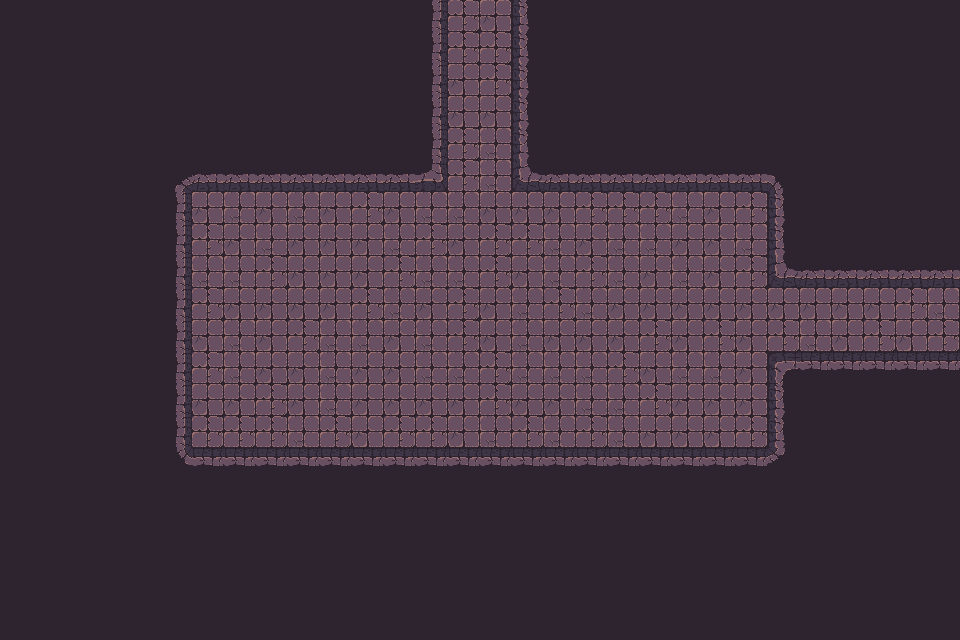

The image is a tile-based game level rendered from a .tmx file. Its description and complete source (layers, tilesets, objects, tile grids) follow:
An orthogonal 30x20 tile map with 32x32 px tiles, 1 tile layer (Tile layer 1), 2 tilesets and 57 objects.

<map version="1.10" tiledversion="1.11.2" orientation="orthogonal" renderorder="right-down" width="30" height="20" tilewidth="32" tileheight="32" infinite="0" nextlayerid="3" nextobjectid="1">
    <tileset firstgid="1" name="Town Tileset" tilewidth="32" tileheight="32" tilecount="64" columns="8">
        <image source="../../../tiles/World H Tileset.png" trans="ff00ff" width="256" height="256" />
        <tile id="4">
            <objectgroup draworder="index" id="2">
                <object id="1" x="0" y="0" width="32" height="32" />
            </objectgroup>
        </tile>
        <tile id="5">
            <objectgroup draworder="index" id="2">
                <object id="1" x="0" y="0" width="32" height="32" />
            </objectgroup>
        </tile>
        <tile id="6">
            <objectgroup draworder="index" id="2">
                <object id="1" x="0" y="0" width="32" height="32" />
            </objectgroup>
        </tile>
        <tile id="7">
            <objectgroup draworder="index" id="2">
                <object id="1" x="0" y="0" width="32" height="32" />
            </objectgroup>
        </tile>
        <tile id="8">
            <objectgroup draworder="index" id="2">
                <object id="1" x="0" y="0" width="32" height="32" />
            </objectgroup>
        </tile>
        <tile id="10">
            <objectgroup draworder="index" id="2">
                <object id="1" x="0" y="32" width="32" height="0" />
            </objectgroup>
        </tile>
        <tile id="11">
            <objectgroup draworder="index" id="2">
                <object id="1" x="0" y="32" width="32" height="0" />
                <object id="2" x="32" y="0" width="0" height="32" />
            </objectgroup>
        </tile>
        <tile id="12">
            <objectgroup draworder="index" id="2">
                <object id="1" x="32" y="0" width="0" height="32" />
            </objectgroup>
        </tile>
        <tile id="13">
            <objectgroup draworder="index" id="2">
                <object id="1" x="0" y="32" width="32" height="0" />
                <object id="2" x="0" y="32" width="32" height="0" />
                <object id="3" x="0" y="0" width="0" height="32" />
            </objectgroup>
        </tile>
        <tile id="14">
            <objectgroup draworder="index" id="2">
                <object id="1" x="0" y="0" width="0" height="32" />
            </objectgroup>
        </tile>
        <tile id="16">
            <objectgroup draworder="index" id="2">
                <object id="1" x="0" y="0" width="32" height="32" />
            </objectgroup>
        </tile>
        <tile id="24">
            <objectgroup draworder="index" id="2">
                <object id="1" x="0" y="0" width="32" height="32" />
            </objectgroup>
        </tile>
    </tileset>
    <tileset firstgid="65" name="Dungeon Crawler Tileset" tilewidth="32" tileheight="32" tilecount="100" columns="10">
        <image source="../../../tiles/Dungeon_Tile.png" trans="" width="320" height="320" />
        <tile id="2">
            <objectgroup draworder="index" id="2">
                <object id="1" x="0" y="0" width="32" height="32" />
            </objectgroup>
        </tile>
        <tile id="3">
            <objectgroup draworder="index" id="2">
                <object id="1" x="0" y="0" width="32" height="32" />
            </objectgroup>
        </tile>
        <tile id="4">
            <objectgroup draworder="index" id="2">
                <object id="1" x="0" y="0" width="32" height="32" />
            </objectgroup>
        </tile>
        <tile id="5">
            <objectgroup draworder="index" id="2">
                <object id="1" x="0" y="0" width="32" height="32" />
            </objectgroup>
        </tile>
        <tile id="6">
            <objectgroup draworder="index" id="2">
                <object id="1" x="0" y="0" width="32" height="32" />
            </objectgroup>
        </tile>
        <tile id="8">
            <objectgroup draworder="index" id="2">
                <object id="1" x="0" y="0" width="32" height="32" />
            </objectgroup>
        </tile>
        <tile id="12">
            <objectgroup draworder="index" id="2">
                <object id="1" x="0" y="0" width="32" height="32" />
            </objectgroup>
        </tile>
        <tile id="13">
            <objectgroup draworder="index" id="2">
                <object id="1" x="0" y="0" width="32" height="32" />
            </objectgroup>
        </tile>
        <tile id="14">
            <objectgroup draworder="index" id="2">
                <object id="1" x="0" y="0" width="32" height="32" />
            </objectgroup>
        </tile>
        <tile id="15">
            <objectgroup draworder="index" id="2">
                <object id="1" x="0" y="0" width="32" height="32" />
            </objectgroup>
        </tile>
        <tile id="16">
            <objectgroup draworder="index" id="2">
                <object id="1" x="0" y="0" width="32" height="32" />
            </objectgroup>
        </tile>
        <tile id="18">
            <objectgroup draworder="index" id="2">
                <object id="1" x="0" y="0" width="32" height="32" />
            </objectgroup>
        </tile>
        <tile id="22">
            <objectgroup draworder="index" id="2">
                <object id="1" x="0" y="0" width="32" height="32" />
            </objectgroup>
        </tile>
        <tile id="23">
            <objectgroup draworder="index" id="2">
                <object id="1" x="0" y="0" width="32" height="32" />
            </objectgroup>
        </tile>
        <tile id="24">
            <objectgroup draworder="index" id="2">
                <object id="1" x="0" y="0" width="32" height="32" />
            </objectgroup>
        </tile>
        <tile id="25">
            <objectgroup draworder="index" id="2">
                <object id="1" x="0" y="0" width="32" height="32" />
            </objectgroup>
        </tile>
        <tile id="26">
            <objectgroup draworder="index" id="2">
                <object id="1" x="0" y="0" width="32" height="32" />
            </objectgroup>
        </tile>
        <tile id="28">
            <objectgroup draworder="index" id="2">
                <object id="1" x="0" y="0" width="32" height="32" />
            </objectgroup>
        </tile>
        <tile id="32">
            <objectgroup draworder="index" id="2">
                <object id="1" x="0" y="0" width="32" height="32" />
            </objectgroup>
        </tile>
        <tile id="33">
            <objectgroup draworder="index" id="2">
                <object id="1" x="0" y="0" width="32" height="32" />
            </objectgroup>
        </tile>
        <tile id="34">
            <objectgroup draworder="index" id="2">
                <object id="1" x="0" y="0" width="32" height="32" />
            </objectgroup>
        </tile>
        <tile id="35">
            <objectgroup draworder="index" id="2">
                <object id="1" x="0" y="0" width="32" height="32" />
            </objectgroup>
        </tile>
        <tile id="36">
            <objectgroup draworder="index" id="2">
                <object id="1" x="0" y="0" width="32" height="32" />
            </objectgroup>
        </tile>
        <tile id="38">
            <objectgroup draworder="index" id="2">
                <object id="1" x="0" y="0" width="32" height="32" />
            </objectgroup>
        </tile>
        <tile id="42">
            <objectgroup draworder="index" id="2">
                <object id="1" x="0" y="0" width="32" height="32" />
            </objectgroup>
        </tile>
        <tile id="43">
            <objectgroup draworder="index" id="2">
                <object id="1" x="0" y="0" width="32" height="32" />
            </objectgroup>
        </tile>
        <tile id="44">
            <objectgroup draworder="index" id="2">
                <object id="1" x="0" y="0" width="32" height="32" />
            </objectgroup>
        </tile>
        <tile id="45">
            <objectgroup draworder="index" id="2">
                <object id="1" x="0" y="0" width="32" height="32" />
            </objectgroup>
        </tile>
        <tile id="46">
            <objectgroup draworder="index" id="2">
                <object id="1" x="0" y="0" width="32" height="32" />
            </objectgroup>
        </tile>
        <tile id="48">
            <objectgroup draworder="index" id="2">
                <object id="1" x="0" y="0" width="32" height="32" />
            </objectgroup>
        </tile>
        <tile id="52">
            <objectgroup draworder="index" id="2">
                <object id="1" x="0" y="0" width="32" height="32" />
            </objectgroup>
        </tile>
        <tile id="53">
            <objectgroup draworder="index" id="2">
                <object id="1" x="0" y="0" width="32" height="32" />
            </objectgroup>
        </tile>
        <tile id="54">
            <objectgroup draworder="index" id="2">
                <object id="1" x="0" y="0" width="32" height="32" />
            </objectgroup>
        </tile>
        <tile id="55">
            <objectgroup draworder="index" id="2">
                <object id="1" x="0" y="0" width="32" height="32" />
            </objectgroup>
        </tile>
        <tile id="56">
            <objectgroup draworder="index" id="2">
                <object id="1" x="0" y="0" width="32" height="32" />
            </objectgroup>
        </tile>
        <tile id="58">
            <objectgroup draworder="index" id="2">
                <object id="1" x="0" y="0" width="32" height="32" />
            </objectgroup>
        </tile>
        <tile id="62">
            <objectgroup draworder="index" id="2">
                <object id="1" x="0" y="0" width="32" height="32" />
            </objectgroup>
        </tile>
        <tile id="63">
            <objectgroup draworder="index" id="2">
                <object id="1" x="0" y="0" width="32" height="32" />
            </objectgroup>
        </tile>
        <tile id="64">
            <objectgroup draworder="index" id="2">
                <object id="1" x="0" y="0" width="32" height="32" />
            </objectgroup>
        </tile>
        <tile id="65">
            <objectgroup draworder="index" id="2">
                <object id="1" x="0" y="0" width="32" height="32" />
            </objectgroup>
        </tile>
        <tile id="66">
            <objectgroup draworder="index" id="2">
                <object id="1" x="0" y="0" width="32" height="32" />
            </objectgroup>
        </tile>
        <tile id="68">
            <objectgroup draworder="index" id="2">
                <object id="1" x="0" y="0" width="32" height="32" />
            </objectgroup>
        </tile>
    </tileset>
    <layer id="1" name="Tile layer 1" width="30" height="20">
        <data encoding="csv">
122,122,122,122,122,122,122,122,122,122,122,122,122,77,65,75,79,122,122,122,122,122,122,122,122,122,122,122,122,122,
122,122,122,122,122,122,122,122,122,122,122,122,122,77,65,65,79,122,122,122,122,122,122,122,122,122,122,122,122,122,
122,122,122,122,122,122,122,122,122,122,122,122,122,77,75,65,79,122,122,122,122,122,122,122,122,122,122,122,122,122,
122,122,122,122,122,122,122,122,122,122,122,122,122,77,75,75,79,122,122,122,122,122,122,122,122,122,122,122,122,122,
122,122,122,122,122,122,122,122,122,122,122,122,122,77,65,66,79,122,122,122,122,122,122,122,122,122,122,122,122,122,
122,122,122,122,122,67,68,68,68,68,68,68,68,103,65,66,100,68,68,68,68,68,68,68,69,122,122,122,122,122,
122,122,122,122,122,77,75,66,75,66,75,65,75,66,66,75,75,75,65,65,65,66,75,65,79,122,122,122,122,122,
122,122,122,122,122,77,65,75,66,75,75,75,66,65,75,65,65,66,75,66,66,75,75,66,79,122,122,122,122,122,
122,122,122,122,122,77,66,66,65,75,75,75,65,66,66,65,75,66,65,66,75,66,75,65,100,68,68,68,68,68,
122,122,122,122,122,77,65,75,75,75,75,65,66,75,65,75,66,65,66,75,75,75,75,75,75,75,75,75,65,66,
122,122,122,122,122,77,75,66,75,65,66,66,75,66,65,75,66,75,75,75,65,75,65,75,65,66,75,65,75,65,
122,122,122,122,122,77,65,66,75,75,66,75,75,66,66,65,66,66,66,65,75,66,66,75,70,88,88,88,88,88,
122,122,122,122,122,77,75,75,65,75,66,75,75,75,75,65,75,75,66,66,65,75,75,75,79,122,122,122,122,122,
122,122,122,122,122,77,65,65,65,66,65,75,65,65,75,66,65,66,65,66,75,75,75,65,79,122,122,122,122,122,
122,122,122,122,122,87,88,88,88,88,88,88,88,88,88,88,88,88,88,88,88,88,88,88,89,122,122,122,122,122,
122,122,122,122,122,122,122,122,122,122,122,122,122,122,122,122,122,122,122,122,122,122,122,122,122,122,122,122,122,122,
122,122,122,122,122,122,122,122,122,122,122,122,122,122,122,122,122,122,122,122,122,122,122,122,122,122,122,122,122,122,
122,122,122,122,122,122,122,122,122,122,122,122,122,122,122,122,122,122,122,122,122,122,122,122,122,122,122,122,122,122,
122,122,122,122,122,122,122,122,122,122,122,122,122,122,122,122,122,122,122,122,122,122,122,122,122,122,122,122,122,122,
122,122,122,122,122,122,122,122,122,122,122,122,122,122,122,122,122,122,122,122,122,122,122,122,122,122,122,122,122,122
        </data>
    </layer>
</map>
